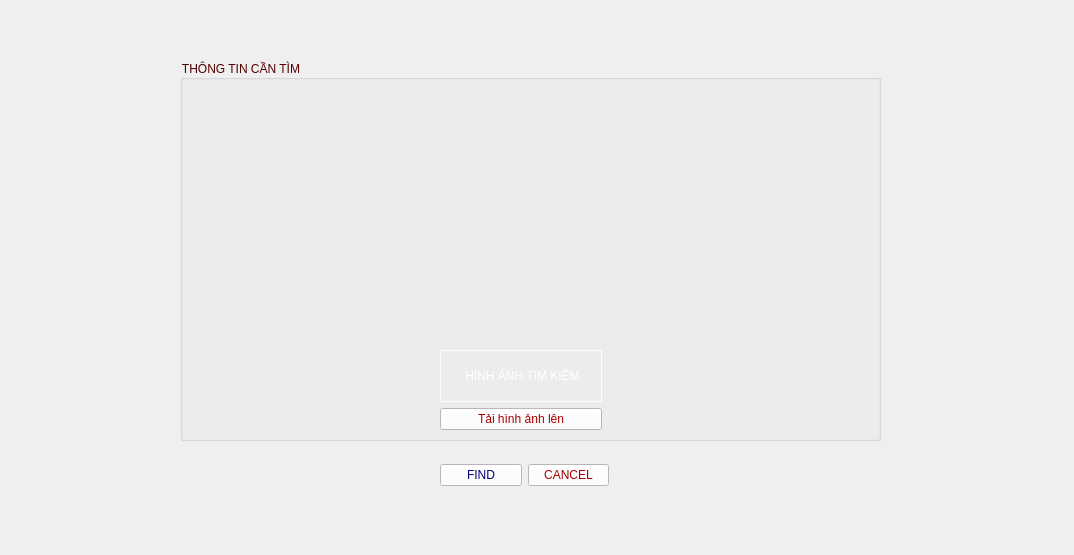
<?xml version="1.0" encoding="UTF-8"?>
<ui version="4.0">
 <class>Found_Users_Page</class>
 <widget class="QMainWindow" name="Found_Users_Page">
  <property name="geometry">
   <rect>
    <x>0</x>
    <y>0</y>
    <width>1074</width>
    <height>555</height>
   </rect>
  </property>
  <property name="windowTitle">
   <string>MainWindow</string>
  </property>
  <widget class="QWidget" name="centralwidget">
   <widget class="QWidget" name="horizontalLayoutWidget_5">
    <property name="geometry">
     <rect>
      <x>440</x>
      <y>460</y>
      <width>169</width>
      <height>31</height>
     </rect>
    </property>
    <layout class="QHBoxLayout" name="exit_page">
     <item>
      <widget class="QPushButton" name="apply_button">
       <property name="styleSheet">
        <string notr="true">color: rgb(0, 0, 127);
background-color: rgb(255, 255, 255);
font: 700 9pt &quot;Segoe UI&quot;;</string>
       </property>
       <property name="text">
        <string>FIND</string>
       </property>
      </widget>
     </item>
     <item>
      <widget class="QPushButton" name="cancel_button">
       <property name="styleSheet">
        <string notr="true">color: rgb(170, 0, 0);
background-color: rgb(255, 255, 255);
font: 700 9pt &quot;Segoe UI&quot;;</string>
       </property>
       <property name="text">
        <string>CANCEL</string>
       </property>
      </widget>
     </item>
    </layout>
   </widget>
   <widget class="QGroupBox" name="groupBox">
    <property name="geometry">
     <rect>
      <x>180</x>
      <y>60</y>
      <width>701</width>
      <height>381</height>
     </rect>
    </property>
    <property name="styleSheet">
     <string notr="true">font: 700 9pt &quot;Segoe UI&quot;;
color: rgb(85, 0, 0);</string>
    </property>
    <property name="title">
     <string>THÔNG TIN CẦN TÌM</string>
    </property>
    <widget class="QLabel" name="label">
     <property name="geometry">
      <rect>
       <x>240</x>
       <y>50</y>
       <width>201</width>
       <height>221</height>
      </rect>
     </property>
     <property name="text">
      <string/>
     </property>
     <property name="pixmap">
      <pixmap>picture/demo_ava.jpg</pixmap>
     </property>
     <property name="scaledContents">
      <bool>true</bool>
     </property>
     <property name="wordWrap">
      <bool>true</bool>
     </property>
     <property name="openExternalLinks">
      <bool>true</bool>
     </property>
    </widget>
    <widget class="QWidget" name="verticalLayoutWidget">
     <property name="geometry">
      <rect>
       <x>260</x>
       <y>290</y>
       <width>162</width>
       <height>80</height>
      </rect>
     </property>
     <layout class="QVBoxLayout" name="verticalLayout">
      <item>
       <widget class="QLabel" name="find_img_label">
        <property name="styleSheet">
         <string notr="true">color: rgb(255, 255, 255);
font: 700 9pt &quot;Segoe UI&quot;;</string>
        </property>
        <property name="frameShape">
         <enum>QFrame::Box</enum>
        </property>
        <property name="text">
         <string>&lt;html&gt;&lt;head/&gt;&lt;body&gt;&lt;p align=&quot;center&quot;&gt;HÌNH ẢNH TÌM KIẾM&lt;/p&gt;&lt;/body&gt;&lt;/html&gt;</string>
        </property>
       </widget>
      </item>
      <item>
       <widget class="QPushButton" name="upload_pic">
        <property name="styleSheet">
         <string notr="true">font: 700 9pt &quot;Segoe UI&quot;;
color: rgb(170, 0, 0);
background-color: rgb(255, 255, 255);</string>
        </property>
        <property name="text">
         <string>Tải hình ảnh lên</string>
        </property>
       </widget>
      </item>
     </layout>
    </widget>
   </widget>
   <widget class="QLabel" name="back_ground">
    <property name="geometry">
     <rect>
      <x>0</x>
      <y>0</y>
      <width>1074</width>
      <height>555</height>
     </rect>
    </property>
    <property name="text">
     <string/>
    </property>
    <property name="pixmap">
     <pixmap>picture/hello.png</pixmap>
    </property>
    <property name="scaledContents">
     <bool>true</bool>
    </property>
    <property name="wordWrap">
     <bool>true</bool>
    </property>
    <property name="openExternalLinks">
     <bool>true</bool>
    </property>
   </widget>
   <zorder>back_ground</zorder>
   <zorder>horizontalLayoutWidget_5</zorder>
   <zorder>groupBox</zorder>
  </widget>
  <widget class="QMenuBar" name="menubar">
   <property name="geometry">
    <rect>
     <x>0</x>
     <y>0</y>
     <width>1074</width>
     <height>25</height>
    </rect>
   </property>
  </widget>
 </widget>
 <resources/>
 <connections/>
</ui>
